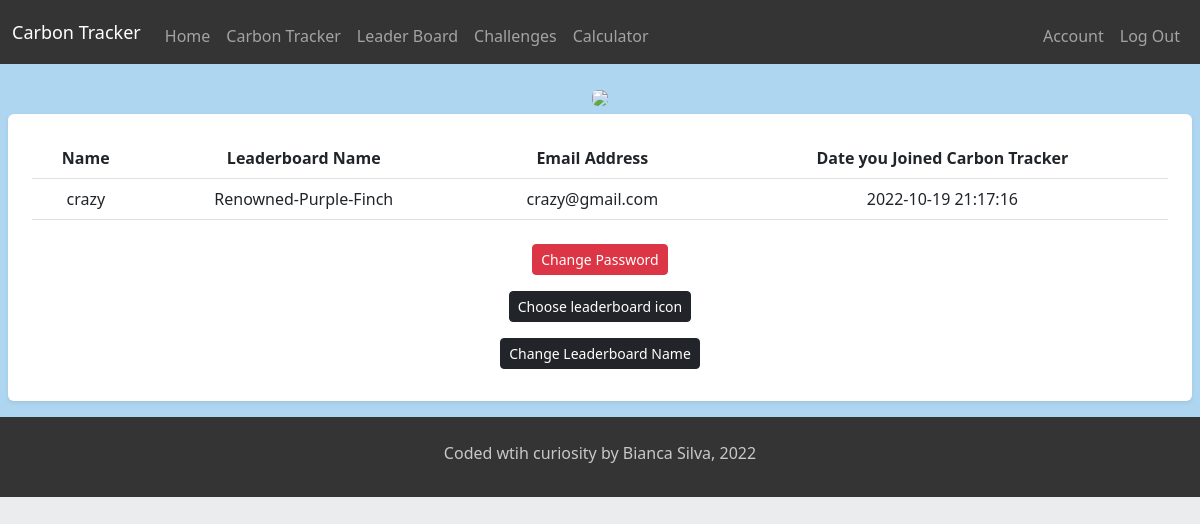
/account (signed in), run on the app's committed database.
### tables this page shows
CREATE TABLE users (id INTEGER PRIMARY KEY AUTOINCREMENT NOT NULL, name TEXT NOT NULL, email TEXT NOT NULL, leaderboardname TEXT NOT NULL, hash TEXT NOT NULL, datejoined DATETIME DEFAULT CURRENT_TIMESTAMP);

### app.py (the view)
@app.route("/account", methods=["GET", "POST"])
@login_required
def account():
  get_user_info = db.execute("SELECT name, leaderboardname, email, datejoined FROM users WHERE id=?", session.get("user_id"))
  print("User's info: ", get_user_info)
  if len(get_user_info) == 0:
      name = "unknown"
      leaderboardname = "unknown"
      emailaddy =  "unknown"
      datejoined = "unknown"
  else:
    for info in get_user_info:
      name = info['name']
      leaderboardname = info['leaderboardname']
      emailaddy = info['email']
      datejoined = info['datejoined']
  print("USER INFO: ", get_user_info)
  if request.method == "POST":
    print("We're in post")
    return render_template("/changepassword.html")
  else:
    print("We're in get")
  return render_template("/account.html", name=name, leaderboardname=leaderboardname, emailaddy=emailaddy, datejoined=datejoined)

### app.py (called while the page is built)
@app.after_request
def after_request(response):
  response.headers["Cache-control"] = "no-cache, no-store, must-revalidate"
  response.headers["Expires"] = 0
  response.headers["Pragma"] = "no-cache"
  return response

### helpers.py (called while the page is built)
def login_required(f):
    @wraps(f)
    def decorated_function(*args, **kwargs):
      if session.get("user_id") is None:
        return redirect("/login")
      return f(*args, **kwargs)
    return decorated_function

### templates/account.html (shortened to what this page needs)
{% extends "layout.html" %}
{% block main %}
<form action="/account" method="get" class="account-background">
  <div class="container-fluid mt-2 p-2">
    <img class="img-fluid w-50 justify-content-center mb-2 rounded-2 shadow-3" src="/static/forest.jpg" >
    <div class="card float-right p-2 border-0 shadow-sm rounded">
      <div class="card-body">
          <table class="table">
            <thead class="thead-dark">
              <tr>
                <th class="mt-3 mb-2">Name</th>
                <th>Leaderboard Name</th>
                <th>Email Address</th>
                <th>Date you Joined Carbon Tracker</th>
              </tr>
            </thead>
            <tbody>
              <tr>
                  <td>
                    {{name}}
                  </td>
                  <td>
                    {{leaderboardname}}
                  </td>
                  <td>
                    {{emailaddy}}
                  </td>
                  <td>
                    {{datejoined}}
                  </td>
                </tr>
            </tbody>
          </table>
          </form>
            <form action="/account" method="post" class="float-right">
            <button action="/changepassword" method="post" type="submit" id="password" name="password" class="btn btn-danger btn-sm float-right m-2">Change Password</button>
          </form>
      <form action="/leaderboardicon" method="post" class="float-right">
        <button action="/history" method="post" type="submit" id="name" name="name" class="btn btn-dark btn-sm float-right m-2 mx-auto">Choose leaderboard icon</button>
      </form>
      <form action="/changename" method="post" class="float-right">
        <button action="/changename" method="post" type="submit" id="name" name="name" class="btn btn-dark btn-sm float-right m-2">Change Leaderboard Name</button>
      </form>
      {% endblock %}

### static/styles.css (style rules this page uses)
body { background-color: #EAECEE; }

### data on the page
users: name "crazy", leaderboardname "Renowned-Purple-Finch", email "crazy@gmail.com", datejoined "2022-10-19 21:17:16"
